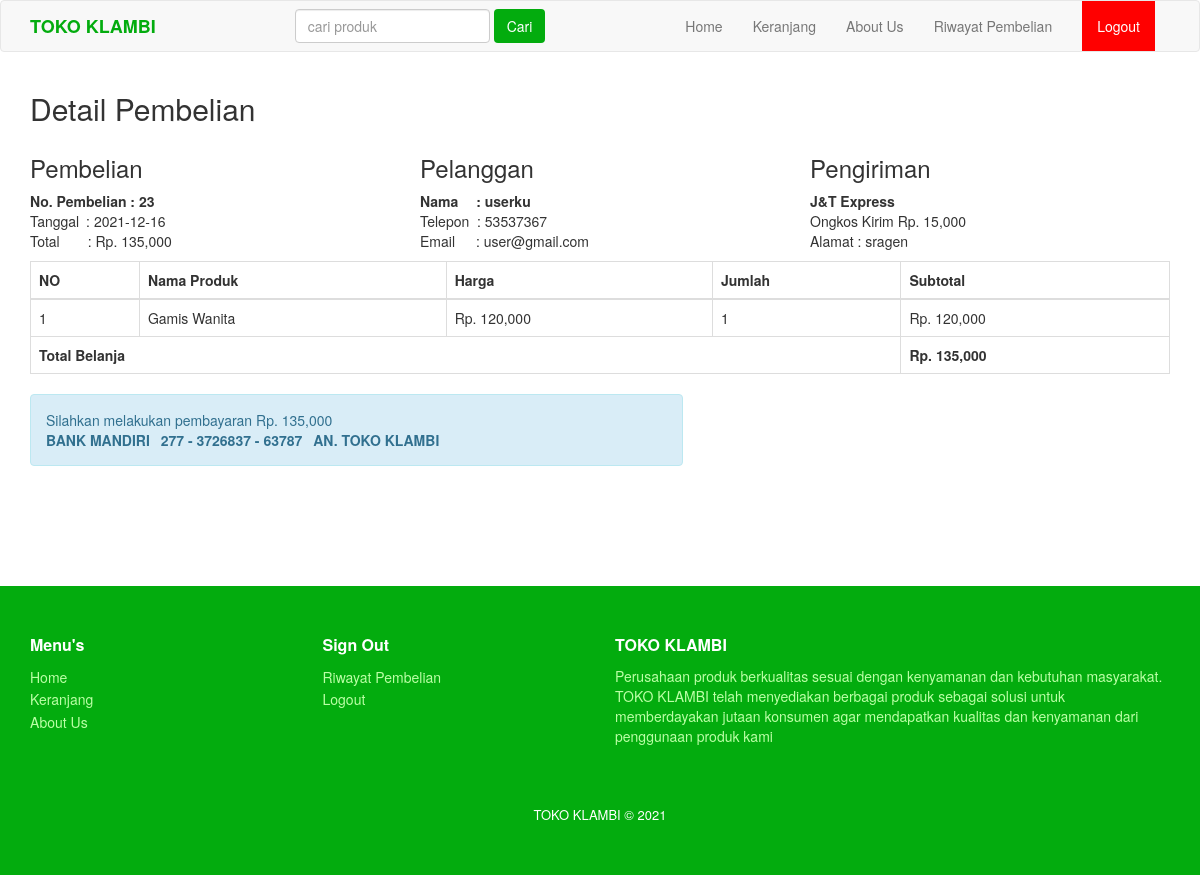
The app's page /nota.php?id=23 (signed in) with its own data.
### tables this page shows
CREATE TABLE `pembelian` (
  `id_pembelian` int(11) NOT NULL,
  `id_pelanggan` int(11) NOT NULL,
  `id_ongkir` int(11) NOT NULL,
  `tanggal_pembelian` date NOT NULL,
  `total_pembelian` int(11) NOT NULL,
  `kurir` varchar(100) NOT NULL,
  `tarif` int(11) NOT NULL,
  `alamat_pengiriman` text NOT NULL,
  `status_pembelian` varchar(100) NOT NULL DEFAULT 'Pending',
  `resi_pengiriman` varchar(100) NOT NULL
);

CREATE TABLE `pelanggan` (
  `id_pelanggan` int(11) NOT NULL,
  `email_pelanggan` varchar(100) NOT NULL,
  `password_pelanggan` varchar(100) NOT NULL,
  `nama_pelanggan` varchar(100) NOT NULL,
  `telepon_pelanggan` varchar(15) NOT NULL,
  `alamat_pelanggan` text NOT NULL
);

CREATE TABLE `pembelian_produk` (
  `id_pembelian_produk` int(11) NOT NULL,
  `id_pembelian` int(11) NOT NULL,
  `id_produk` int(11) NOT NULL,
  `jumlah` int(11) NOT NULL,
  `nama` varchar(100) NOT NULL,
  `harga` int(11) NOT NULL,
  `berat` int(11) NOT NULL,
  `subberat` int(11) NOT NULL,
  `subharga` int(11) NOT NULL
);

### nota.php (the view, shortened to what this page needs)
<?php
    include 'koneksi.php';
?>
<!DOCTYPE html>
<html lang="en">
<head>
    <link rel="stylesheet" href="admin/assets/css/bootstrap.css">
</head>
<body>
    <?php include 'menu.php'; ?>
    <section class="konten">
        <div class="container">
            <h2>Detail Pembelian</h2>
            <?php
            $ambil = $koneksi->query("SELECT * FROM pembelian JOIN pelanggan ON pembelian.id_pelanggan=pelanggan.id_pelanggan WHERE pembelian.id_pembelian='$_GET[id]'");
            $detail = $ambil->fetch_assoc();
            ?>
            <div class="row">
                <div class="col-md-4">
                    <h3>Pembelian</h3>
                    <strong>No. Pembelian : <?= $detail['id_pembelian']; ?></strong><br>
                    Tanggal&ensp;: <?php echo $detail['tanggal_pembelian']; ?><br>
                    Total&ensp;&ensp;&ensp;&ensp;: Rp. <?php echo number_format($detail['total_pembelian']); ?>
                </div>
                <div class="col-md-4">
                    <h3>Pelanggan</h3>
                    <strong>Nama&ensp;&ensp; : <?php echo $detail['nama_pelanggan']; ?></strong><br>
                    <p>
                        Telepon&nbsp; : <?php echo $detail['telepon_pelanggan']; ?><br>
                        Email&ensp;&ensp;&ensp;: <?php echo $detail['email_pelanggan']; ?>
                    </p>
                </div>
                <div class="col-md-4">
                    <h3>Pengiriman</h3>
                    <strong><?= $detail['kurir']; ?></strong><br>
                    Ongkos Kirim Rp. <?= number_format($detail['tarif']); ?><br>
                    Alamat : <?= $detail['alamat_pengiriman']; ?>
                </div>
            </div>
            <table class="table table-bordered">
                <thead>
                    <tr>
                        <th>NO</th>
                        <th>Nama Produk</th>
                        <th>Harga</th>
                        <th>Jumlah</th>
                        <th>Subtotal</th>
                    </tr>
                </thead>
                <tbody>
                    <?php $nomor = 1; ?>
                    <?php $ambil = $koneksi->query("SELECT * FROM pembelian_produk WHERE id_pembelian='$_GET[id]'"); ?>
                    <?php while ($pecah = $ambil->fetch_assoc()) { ?>
                        <tr>
                            <td><?= $nomor; ?></td>
                            <td><?= $pecah['nama']; ?></td>
                            <td>Rp. <?= number_format($pecah['harga']); ?></td>
                            <td><?= $pecah['jumlah']; ?></td>
                            <td>Rp. <?= number_format($pecah['subharga']); ?></td>
                        </tr>
                        <?php $nomor++; ?>
                    <?php } ?>
                </tbody>
                <tfoot>
                    <tr>
                        <th colspan="4">Total Belanja</th>
                        <th>Rp. <?php echo number_format($detail['total_pembelian']); ?></th>
                    </tr>
                </tfoot>
            </table>
            <div class="row">
                <div class="col-md-7">
                    <div class="alert alert-info">
                        <p class="my-5">Silahkan melakukan pembayaran Rp. <?php echo number_format($detail['total_pembelian']); ?><br>
                        <strong>BANK MANDIRI&ensp; 277 - 3726837 - 63787&ensp; AN. TOKO KLAMBI</strong>
                        </p>
                    </div>
                </div>
            </div>
        </div>
    </section>
    <?php include 'footer.php'; ?>
</body>
</html>

### records on screen
pembelian: id_pembelian "23", tanggal_pembelian "2021-12-16", total_pembelian "135,000", id_pelanggan.nama_pelanggan "userku", id_pelanggan.telepon_pelanggan "53537367", id_pelanggan.email_pelanggan "user@gmail.com", kurir "J&T Express", tarif "15,000", alamat_pengiriman "sragen"
pembelian_produk: nama "Gamis Wanita", harga "120,000", jumlah "1", subharga "120,000"
